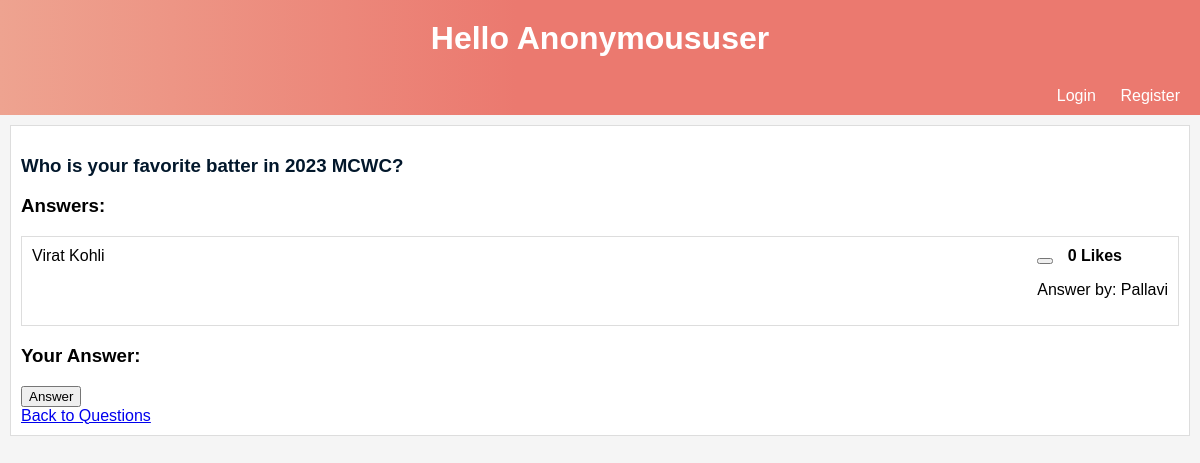
The app's page /questions/2/ with its own data.
### quora_app/models.py (models this page shows)
class Question(models.Model):
    title = models.CharField(max_length=200)
    user = models.ForeignKey(User, on_delete=models.CASCADE)
    created_at = models.DateTimeField(auto_now_add=True)

class Answer(models.Model):
    question = models.ForeignKey(Question, on_delete=models.CASCADE)
    user = models.ForeignKey(User, on_delete=models.CASCADE)
    content = models.TextField()
    created_at = models.DateTimeField(auto_now_add=True)
    likes = models.ManyToManyField(User, related_name='liked_answers')

### quora_app/views.py (the view)
# urls.py: path('questions/<int:question_id>/', views.question_detail, name='question_detail'),
def question_detail(request, question_id):
    question = Question.objects.get(pk=question_id)
    answers = Answer.objects.filter(question=question)
    return render(request, 'question_detail.html', {'question': question, 'answers': answers})

### quora_app/templates/question_detail.html (shortened to what this page needs)
<!DOCTYPE html>
<html>
<head>
    <link rel="stylesheet" href="https://cdnjs.cloudflare.com/ajax/libs/font-awesome/6.3.0/css/all.min.css">
</head>
<body>
<h1>Hello {{ request.user|title }}</h1>
<div id="navigation">
    {% if user.is_authenticated %}
        <a href="{% url 'user_logout' %}">Logout</a>
    {% else %}
        <a href="{% url 'user_login' %}">Login</a>
        <a href="{% url 'user_register' %}">Register</a>
    {% endif %}
</div>
<div class="task-wrapper">
    <div class="task-title">
        <h3><a class="task-link" href="{% url 'question_detail' question.id %}">{{ question.title }}</a></h3>
    </div>
    <h3>Answers:</h3>
    <ul class="answer-list">
        {% for answer in answers %}
            <li class="answer-item">
                <div class="answer-content">
                    {{ answer.content }}
                </div>
                <div class="answer-info">
                    <form method="post" action="{% url 'like_answer' answer.id %}">
                        <button type="submit" class="like-button">
                        </button>
                        <span class="like-count">{{ answer.likes.count }} Likes</span>
                    </form>
                    <p>Answer by: {{ answer.user.username }}</p>
                </div>
            </li>
        {% endfor %}
    </ul>
    <h3>Your Answer:</h3>
    <form method="post" action="{% url 'answer_question' question.id %}">
        <button type="submit">Answer</button>
    </form>
    <a href="{% url 'question_list' %}">Back to Questions</a>
</div>
</body>
</html>

### quora_app/templates/question_detail.html (style rules this page uses)
body { font-family: Arial, sans-serif; margin: 0; padding: 0; background-color: #f5f5f5; }
h1 { text-align: center; background: linear-gradient(90deg, #EEA390 0%, #EB796F 43%, #EB796F 100%); color: #fff; padding: 20px; margin: 0; }
#navigation { background: linear-gradient(90deg, #EEA390 0%, #EB796F 43%, #EB796F 100%); color: #fff; padding: 10px; text-align: right; }
#navigation a { text-decoration: none; color: #fff; margin: 10px; }
.task-wrapper { background-color: #fff; margin: 10px; padding: 10px; border: 1px solid #ddd; }
.task-title { margin-bottom: 10px; }
.task-link { text-decoration: none; color: #02172b; }
.like-button { display: inline-block; cursor: pointer; }
.like-count { margin-left: 10px; font-weight: bold; }
.answer-list { list-style: none; padding: 0; }
.answer-item { border: 1px solid #ddd; padding: 10px; margin-bottom: 10px; }
.answer-content { float: left; }
.answer-info { float: right; }
.answer-item:after { content: ""; display: table; clear: both; }

### records on screen
Question: title "Who is your favorite batter in 2023 MCWC?"
Answer: content "Virat Kohli", likes.count "0", user.username "Pallavi"

### other values on screen
{{ request.user|title }} "Anonymoususer"
